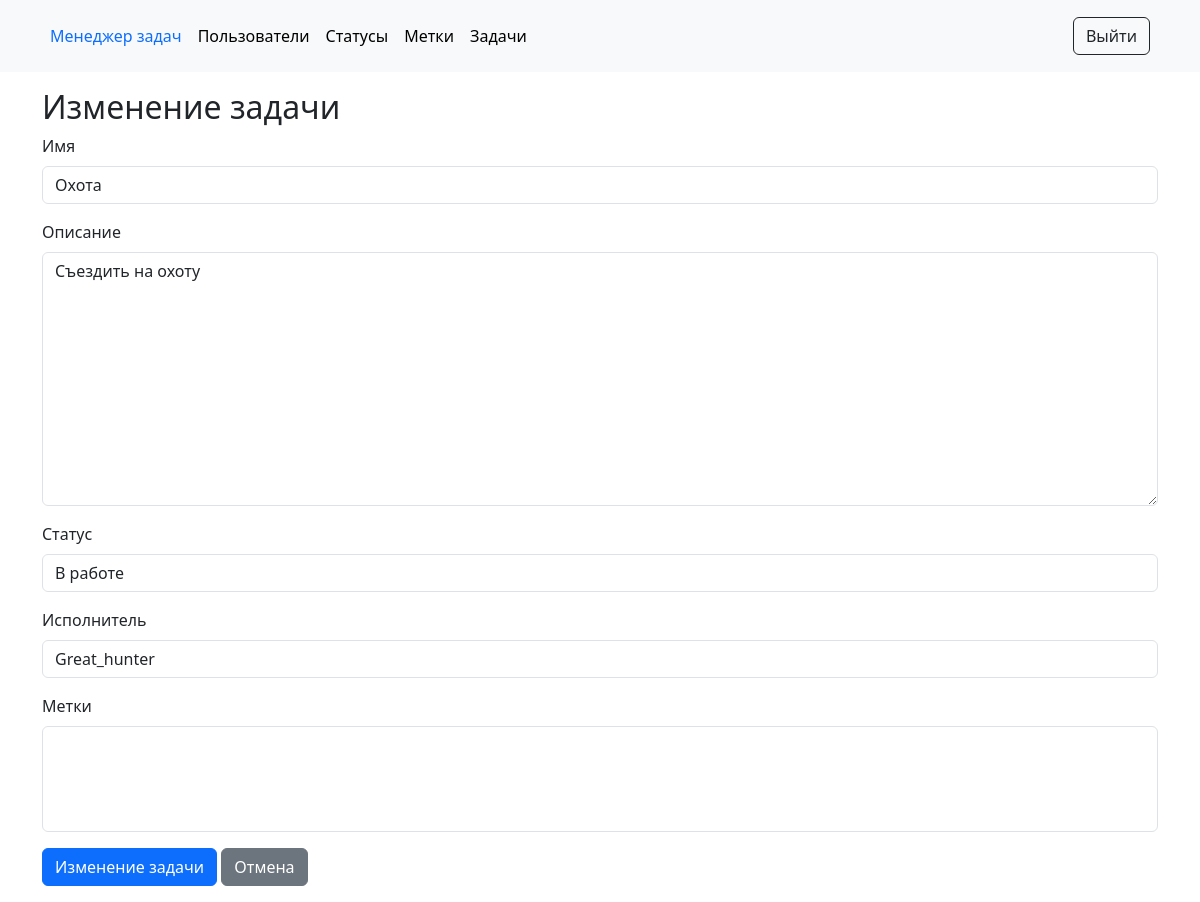
/tasks/2/update/ (signed in), run on an earlier commit of the app's database.
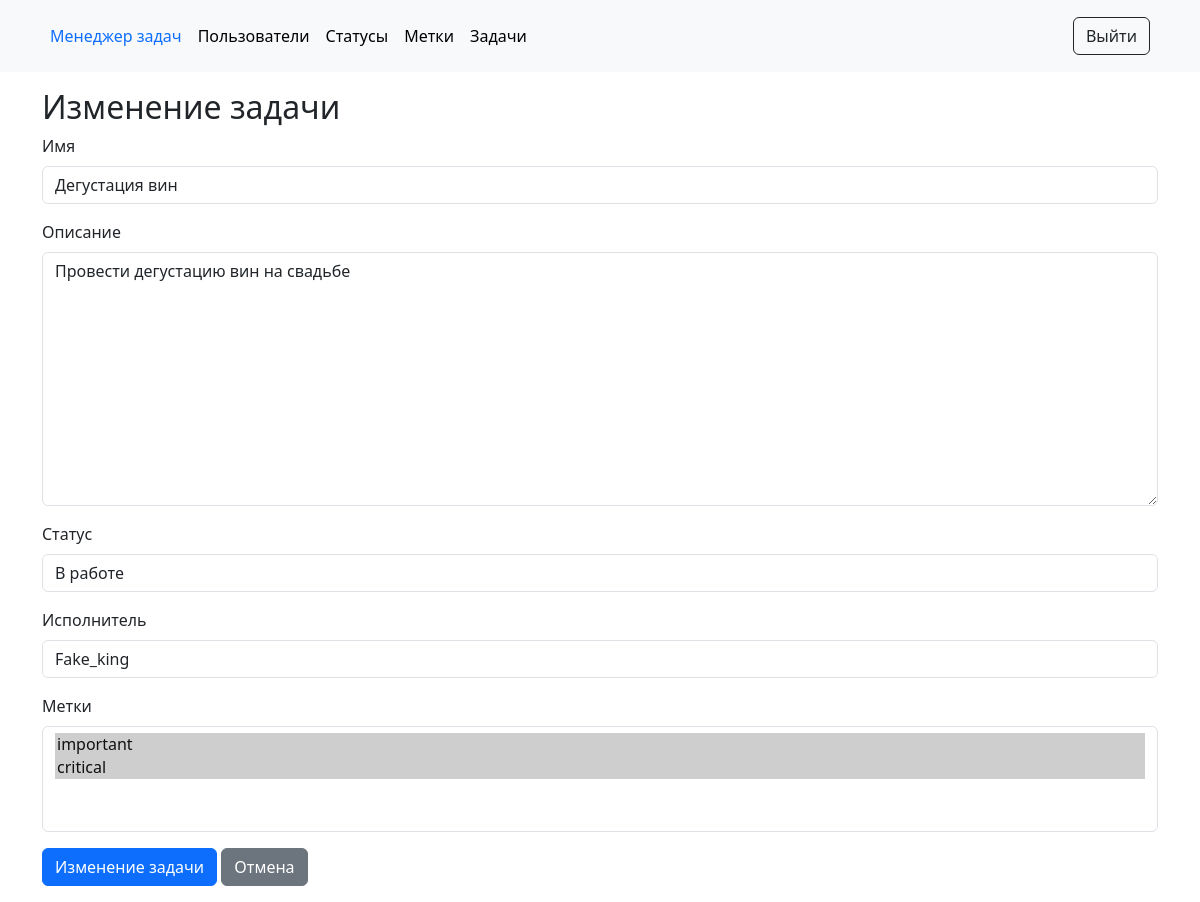
And on a later commit of the database.
### task_manager/tasks/models.py (models this page shows, shortened)
class Task(models.Model):
    name = models.CharField(max_length=255, unique=True, blank=False)
    description = models.TextField(blank=False)
    status = models.ForeignKey(Status, blank=False, on_delete=models.PROTECT)
    executor = models.ForeignKey(User, blank=False, on_delete=models.PROTECT)
    labels = models.ManyToManyField(Label, blank=True)
    creator = models.ForeignKey(
        User, on_delete=models.PROTECT, related_name='created_tasks')
    created_at = models.DateTimeField(auto_now_add=True)

### task_manager/tasks/views.py (the view)
# urls.py: path('<int:pk>/update/', views.task_update, name='task_update'),
@login_required
def task_update(request, pk):
    task = get_object_or_404(Task, pk=pk)
    if request.method == 'POST':
        form = TaskForm(request.POST, instance=task)
        if form.is_valid():
            form.save()
            messages.success(request, gettext("Task is successfully updated"))
            return redirect('tasks_list')
    else:
        form = TaskForm(instance=task)
    return render(request, 'tasks/task_form.html', {'form': form})

### task_manager/tasks/forms.py
class TaskForm(forms.ModelForm):
    class Meta:
        model = Task
        fields = ['name', 'description', 'status', 'executor', 'labels']
        widgets = {
            'name': forms.TextInput(
                attrs={
                    'class': 'form-control',
                    'placeholder': gettext('Name')}),
            'description': forms.Textarea(
                attrs={
                    'class': 'form-control',
                    'rows': 10,
                    'placeholder': gettext('Description')}),
            'status': forms.Select(attrs={'class': 'form-control'}),
            'executor': forms.Select(attrs={'class': 'form-control'}),
            'labels': forms.SelectMultiple(
                attrs={
                    'class': 'form-control',
                    'size': 4}),
        }

### task_manager/labels/models.py (called while the page is built)
    def __str__(self):
        return self.name

### task_manager/statuses/models.py (called while the page is built)
    def __str__(self):
        return self.name

### task_manager/templates/tasks/task_form.html (shortened to what this page needs)
{% extends 'base.html' %}
{% load i18n %}
{% block content %}
<div class="container mt-3">
    <h2>{% if form.instance.pk %}{% trans "Edit Task" %}{% else %}{% trans "Create Task" %}{% endif %}</h2>
    <form method="post" novalidate>
        <div class="form-group mb-3">
            <label for="id_name" class="form-label d-block">{% trans "Task Name" %}</label>
            {{ form.name }}
        </div>
        <div class="form-group mb-3">
            <label for="id_description" class="form-label d-block">{% trans "Description" %}</label>
            {{ form.description }}
        </div>
        <div class="form-group mb-3">
            <label for="id_status" class="form-label d-block">{% trans "Status" %}</label>
            {{ form.status }}
        </div>
        <div class="form-group mb-3">
            <label for="id_executor" class="form-label d-block">{% trans "Executor" %}</label>
            {{ form.executor }}
        </div>
        <div class="form-group mb-3">
            <label for="id_labels" class="form-label d-block">{% trans "Labels" %}</label>
            {{ form.labels }}
        </div>
        <div class="form-group mb-3">
            <button type="submit" class="btn btn-primary">
                {% if form.instance.pk %}
                    {% trans "Update Task" %}
                {% else %}
                    {% trans "Create Task" %}
                {% endif %}
            </button>
            <a href="{% url 'tasks_list' %}" class="btn btn-secondary">{% trans "Cancel" %}</a>
        </div>
    </form>
</div>
{% endblock %}

What changed in the data, as far as the page shows it:
changed Task "В работе": name "Охота" → "Дегустация вин"; description "Съездить на охоту" → "Провести дегустацию вин на свадьбе"; executor "Great_hunter" → "Fake_king"
Also different on the page:
form field labels: (not shown) → "important ☑ / critical ☑"
